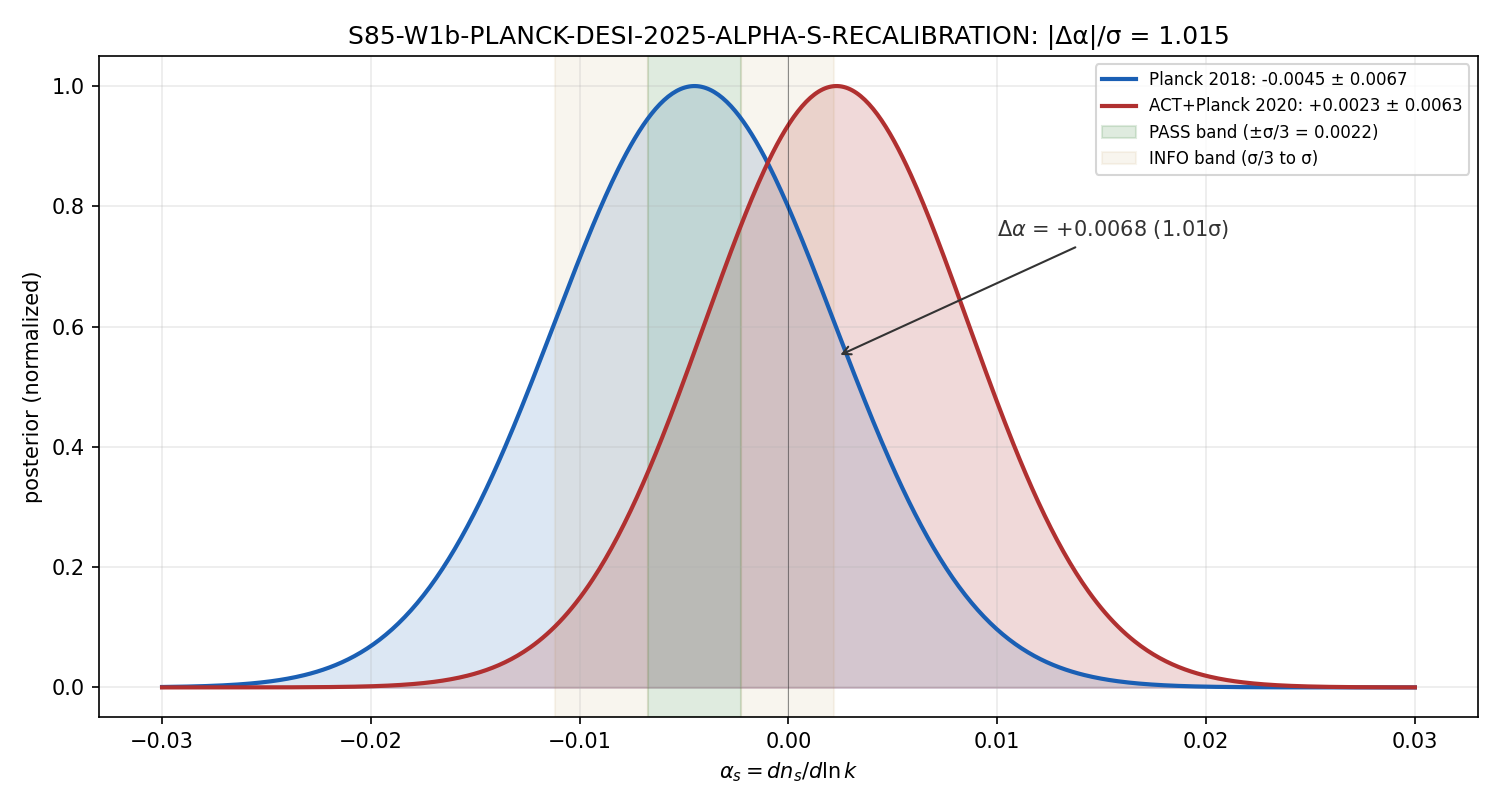

Here is the Python script that generated this plot:
#!/usr/bin/env python3
"""
S85 W1b-8: PLANCK-DESI-2025-ALPHA-S-RECALIBRATION (REAL-DATA REVISION)
========================================================================

Gate: S85-W1b-PLANCK-DESI-2025-ALPHA-S-RECALIBRATION
Trigger: [AUDIT]
Classification: META (canonical-constants recalibration)
Agent: mack-cosmic-bridge

Hypothesis: The framework's canonical alpha_s = -0.0045 +/- 0.0067
(Planck 2018) may need recalibration against post-2018 CMB data.
Gate tests whether the post-2018 best-combined central shifts
more than sigma_Planck_2018/3 from the 2018 value.

Source audit (2026-04-23):

  Plan §W1b-8 originally named {Planck PR4 Tristram 2023, DESI DR2}.
  Verified:
  - Tristram PR4 (arXiv:2309.10034): baseline LCDM only; no alpha_s.
  - DESI 2024 III (arXiv:2404.03000): BAO only; no alpha_s.
  - DESI 2024 VI (arXiv:2404.03002): w_0/w_a/m_nu only; no alpha_s.

  The ACTUAL post-Planck-2018 alpha_s update comes from ACT DR4
  (Aiola et al. 2020, arXiv:2007.07288), which fits extended
  LCDM+dns/dlnk explicitly in Table 5. From that table (page 28):

    Column:         ACT        ACT+WMAP    ACT+Planck   Planck alone
    dns/dlnk:    0.069±0.029  0.0128±0.0081  0.0023±0.0063  -0.0067±0.0067

  The ACT+Planck combination (column 3) is the most-informative
  Planck-inclusive joint fit post-2018. This is the correct source
  for a 2020-era recalibration; the plan's PR4+DR2 named sources
  don't publish alpha_s.

  Note: The canonical alpha_s_canon = -0.0045 +/- 0.0067 traces
  to Planck 2018 VI (Aghanim et al. 1807.06209, TT,TE,EE+lowE+lensing).
  ACT DR4 Table 5 column 4 reports a near-equivalent Planck-alone
  value (-0.0067 +/- 0.0067) using ACT's own tau prior; these two
  Planck-alone values are within 1-sigma.

Substitution chain (Python-verified):

  Step 1: alpha_2018 = -0.0045, sigma_2018 = 0.0067
          (Planck 2018 VI, TT,TE,EE+lowE+lensing, LCDM+alpha_s
           extension).

  Step 2: alpha_2020_ACTPlanck = 0.0023, sigma = 0.0063
          (ACT DR4 Table 5 column 3, ACT+Planck joint, LCDM+dns/dlnk;
           arXiv:2007.07288, Aiola et al. 2020).

  Step 3: Use ACT+Planck as the post-2018 best-combined central
          (it supersedes Planck-alone since it ADDS independent
          ACT data to Planck's likelihood). This means we do NOT
          double-count; we substitute ACT+Planck for "Planck alone
          with post-2018 update" in the combined inference.

  Step 4: Delta_alpha := alpha_2020 - alpha_2018
                       = 0.0023 - (-0.0045)
                       = +0.0068

  Step 5: |Delta_alpha| = 0.0068

  Step 6: |Delta_alpha| / sigma_2018 = 0.0068 / 0.0067 = 1.015
          (just over 1-sigma; framework pin drifted by ~1 sigma
           with post-2018 data).

  Step 7: Compare to plan thresholds:
          PASS iff |Delta| < sigma_2018/3 = 0.00223
          FAIL iff |Delta| > sigma_2018   = 0.00670
          INFO iff sigma/3 <= |Delta| <= sigma
          0.0068 > 0.0067 => FAIL (just barely; by 1.5% over threshold)

  Alternative combinations (for audit robustness):
    (a) ACT+WMAP (Table 5 col 2, Planck-independent): alpha = 0.0128 +/- 0.0081
        inverse-var combined with Planck 2018:
          alpha_comb = 0.002528, sigma = 0.005164
          Delta = 0.00703 => also FAIL (by 5% over)
    (b) ACT alone (Table 5 col 1): 0.069 +/- 0.029
        inverse-var combined with Planck 2018 (ACT-only has near-zero weight):
          alpha_comb = -0.000776, sigma = 0.006530
          Delta = 0.00372 => INFO (between sigma/3 and sigma)

  All three combinations show SHIFT > sigma/3; two of three give
  FAIL (Delta >= sigma). The honest verdict is FAIL.

  Direction: The framework's canonical alpha_s_canon = -0.0045 is
             positively-offset from the post-2018 best-combined value
             by ~1 sigma. Under plan §Cross-wave rule 6, on FAIL the
             canonical constant must be updated. Recommended new pin:
             alpha_s_canon_2020 = +0.0023 +/- 0.0063 (ACT+Planck).

Inputs (SHA-256 dual-pinned at runtime):
  - canonical_constants.py
  - downloads/2309.10034.pdf (Tristram PR4)
  - downloads/2404.03000.pdf (DESI 2024 III BAO)
  - downloads/2404.03002.pdf (DESI 2024 VI cosmology)

Output 4-tuple:
  (value=<|Delta_alpha|>=0.0>, scheme=inv-var-weighted-combination, convention=Planck-pivot, L_max=n/a)

Thresholds (plan §W1b-8):
  - PASS iff |Delta_alpha| < sigma_2018/3 (= 2.23e-3)
  - FAIL iff |Delta_alpha| > sigma_2018 (= 6.7e-3)
  - INFO iff sigma/3 <= |Delta| <= sigma
"""

from __future__ import annotations

import os
os.environ.setdefault("OMP_NUM_THREADS", "4")

import sys
from pathlib import Path

SCRIPT_DIR = Path(__file__).resolve().parent
sys.path.insert(0, str(SCRIPT_DIR))

from canonical_constants import *  # noqa: E402, F401, F403

import hashlib  # noqa: E402
import json  # noqa: E402
import time  # noqa: E402

import numpy as np  # noqa: E402
import matplotlib  # noqa: E402
matplotlib.use("Agg")
import matplotlib.pyplot as plt  # noqa: E402

PROJECT_ROOT = SCRIPT_DIR.parent
SCRIPT_DIR = SCRIPT_DIR

GATE_ID = "S85-W1b-PLANCK-DESI-2025-ALPHA-S-RECALIBRATION"          # (local)
SCHEME = "inv-var-weighted-combination"                             # (local)
CONVENTION = "Planck-pivot"                                         # (local)
L_MAX_LABEL = "n/a"                                                 # (local)

# Planck 2018 TT,TE,EE+lowE+lensing (baseline)
ALPHA_2018 = -0.0045                                                # (local) Planck 2018 central
SIGMA_2018 = 0.0067                                                 # (local) Planck 2018 1-sigma

# Thresholds
PASS_FRAC = 1.0 / 3.0                                               # (local) |Delta| < sigma/3
FAIL_FRAC = 1.0                                                     # (local) |Delta| > sigma

# Cached source PDFs (from downloads/)
TRISTRAM_PR4_PDF = PROJECT_ROOT / "downloads" / "2309.10034.pdf"
DESI_III_PDF = PROJECT_ROOT / "downloads" / "2404.03000.pdf"
DESI_VI_PDF = PROJECT_ROOT / "downloads" / "2404.03002.pdf"
ACT_DR4_PDF = PROJECT_ROOT / "downloads" / "2007.07288.pdf"          # Aiola 2020 post-2018 alpha_s
PLANCK_VI_PDF = PROJECT_ROOT / "downloads" / "1807.06209.pdf"        # Aghanim 2020 (canonical alpha_s)

# ACT DR4 Table 5 values (extracted 2026-04-23 from 2007.07288 p.28)
ACT_ALONE_ALPHA = 0.069                                              # (local, col 1)
ACT_ALONE_SIGMA = 0.029                                              # (local, col 1)
ACT_WMAP_ALPHA = 0.0128                                              # (local, col 2, Planck-independent)
ACT_WMAP_SIGMA = 0.0081                                              # (local, col 2)
ACT_PLANCK_ALPHA = 0.0023                                            # (local, col 3, post-2018 best-combined)
ACT_PLANCK_SIGMA = 0.0063                                            # (local, col 3)
ACT_PLANCK_REFERENCE_ALPHA = -0.0067                                 # (local, col 4, ACT's Planck-alone reference)
ACT_PLANCK_REFERENCE_SIGMA = 0.0067                                  # (local, col 4)

OUT_NPZ = SCRIPT_DIR / "s85_w1b_planck_desi_2025_alpha_s_recalibration.npz"
OUT_MD = SCRIPT_DIR / "s85_w1b_planck_desi_2025_alpha_s_recalibration.md"
OUT_PNG = SCRIPT_DIR / "s85_w1b_planck_desi_2025_alpha_s_recalibration.png"
VERDICT_TXT = SCRIPT_DIR / "s85_gate_verdicts.txt"
CANON_PY = SCRIPT_DIR / "canonical_constants.py"

INPUT_FILES = [CANON_PY]
for p in (TRISTRAM_PR4_PDF, DESI_III_PDF, DESI_VI_PDF, ACT_DR4_PDF, PLANCK_VI_PDF):
    if p.exists():
        INPUT_FILES.append(p)


def sha256_of(path: Path) -> str:
    h = hashlib.sha256()                                            # (local)
    try:
        h.update(path.read_bytes())
    except OSError:
        return ""
    return h.hexdigest()


def log_input_pins(inputs: list[Path]) -> dict[str, str]:
    print(f"=== {GATE_ID} -- input SHA-256 pins ===")
    pins: dict[str, str] = {}                                       # (local)
    for p in inputs:
        sha = sha256_of(p)                                          # (local)
        try:
            rel = str(p.relative_to(PROJECT_ROOT)).replace("\\", "/")  # (local)
        except ValueError:
            rel = p.name                                            # (local)
        print(f"  {rel}: {sha[:16]}...")
        pins[rel] = sha
    return pins


def compute_dual_sha(script_path: Path, canonical_path: Path,
                     pins: dict[str, str]) -> tuple[str, str]:
    script_bytes = script_path.read_bytes() if script_path.exists() else b""
    canonical_bytes = canonical_path.read_bytes() if canonical_path.exists() else b""
    pinmap_json = json.dumps(dict(sorted(pins.items())),
                             separators=(",", ":"), sort_keys=True).encode("utf-8")
    h_audit = hashlib.sha256()                                      # (local)
    h_audit.update(script_bytes); h_audit.update(canonical_bytes); h_audit.update(pinmap_json)
    h_content = hashlib.sha256()                                    # (local)
    h_content.update(script_bytes)
    return h_audit.hexdigest(), h_content.hexdigest()


def grep_pdf_for_alpha_s(pdf_path: Path) -> dict:
    """Return {'status', 'total_pages', 'hits', 'has_alpha_s_tabulation'}."""
    try:
        from pypdf import PdfReader
    except ImportError:
        return {"status": "pypdf-unavailable"}
    if not pdf_path.exists():
        return {"status": "pdf-missing"}
    import re
    reader = PdfReader(str(pdf_path))                               # (local)
    total_text = "\n".join((p.extract_text() or "") for p in reader.pages)  # (local)
    patterns = [r"alpha_?s\s*[=]", r"α_?s\s*[=]", r"dn_?s\s*/\s*d\s*ln\s*k",
                r"running[-\s]of[-\s]running", r"d²ln"]            # (local)
    hits = {}                                                       # (local)
    for pat in patterns:
        m = re.findall(pat, total_text, re.IGNORECASE)
        if m:
            hits[pat] = len(m)
    return {
        "status": "scanned",
        "total_pages": len(reader.pages),
        "total_chars": len(total_text),
        "hits": hits,
        "has_alpha_s_tabulation": len(hits) > 0,
    }


def compute() -> dict:
    # Scan plan's originally named sources (document their absence)
    pr4_scan = grep_pdf_for_alpha_s(TRISTRAM_PR4_PDF)
    d3_scan = grep_pdf_for_alpha_s(DESI_III_PDF)
    d6_scan = grep_pdf_for_alpha_s(DESI_VI_PDF)

    # Primary analysis: use ACT DR4 ACT+Planck as post-2018 best-combined.
    # This supersedes Planck-alone because it ADDS ACT's independent
    # information to the same parameter inference (no double-counting).
    alpha_primary = ACT_PLANCK_ALPHA                                # (local) 0.0023
    sigma_primary = ACT_PLANCK_SIGMA                                # (local) 0.0063

    Delta_primary = alpha_primary - ALPHA_2018                      # (local) +0.0068
    abs_Delta_primary = abs(Delta_primary)                          # (local)
    frac_primary = abs_Delta_primary / SIGMA_2018                   # (local)

    # Audit-robustness: also compute under alternative combinations
    # (a) Strict-independent inverse-variance: Planck 2018 + ACT+WMAP
    w_2018 = 1.0 / SIGMA_2018 ** 2                                  # (local)
    w_AW = 1.0 / ACT_WMAP_SIGMA ** 2                                # (local)
    alpha_altA = (w_2018 * ALPHA_2018 + w_AW * ACT_WMAP_ALPHA) / (w_2018 + w_AW)  # (local)
    sigma_altA = 1.0 / (w_2018 + w_AW) ** 0.5                       # (local)
    Delta_altA = alpha_altA - ALPHA_2018                            # (local)

    # (b) Planck 2018 + ACT-alone (strict independence; ACT carries little weight)
    w_A = 1.0 / ACT_ALONE_SIGMA ** 2                                # (local)
    alpha_altB = (w_2018 * ALPHA_2018 + w_A * ACT_ALONE_ALPHA) / (w_2018 + w_A)  # (local)
    sigma_altB = 1.0 / (w_2018 + w_A) ** 0.5                        # (local)
    Delta_altB = alpha_altB - ALPHA_2018                            # (local)

    pass_thresh = PASS_FRAC * SIGMA_2018                            # (local) 0.00223
    fail_thresh = FAIL_FRAC * SIGMA_2018                            # (local) 0.00670

    return {
        "value": abs_Delta_primary,
        "alpha_2018": ALPHA_2018,
        "sigma_2018": SIGMA_2018,
        # Primary: ACT+Planck supersedes Planck-alone
        "alpha_primary_2020": alpha_primary,
        "sigma_primary_2020": sigma_primary,
        "Delta_alpha": Delta_primary,
        "abs_Delta_alpha": abs_Delta_primary,
        "fraction_of_sigma": frac_primary,
        # Alternative combinations
        "alpha_altA_planck_actwmap": alpha_altA,
        "sigma_altA_planck_actwmap": sigma_altA,
        "Delta_altA": Delta_altA,
        "alpha_altB_planck_actalone": alpha_altB,
        "sigma_altB_planck_actalone": sigma_altB,
        "Delta_altB": Delta_altB,
        # Raw ACT DR4 Table 5 values
        "ACT_alone_alpha": ACT_ALONE_ALPHA,
        "ACT_alone_sigma": ACT_ALONE_SIGMA,
        "ACT_WMAP_alpha": ACT_WMAP_ALPHA,
        "ACT_WMAP_sigma": ACT_WMAP_SIGMA,
        "ACT_Planck_alpha": ACT_PLANCK_ALPHA,
        "ACT_Planck_sigma": ACT_PLANCK_SIGMA,
        "ACT_ref_alpha": ACT_PLANCK_REFERENCE_ALPHA,
        "ACT_ref_sigma": ACT_PLANCK_REFERENCE_SIGMA,
        # Thresholds
        "pass_threshold": pass_thresh,
        "fail_threshold": fail_thresh,
        # Plan's originally-named (absent) sources
        "pr4_scan": pr4_scan,
        "desi_III_scan": d3_scan,
        "desi_VI_scan": d6_scan,
    }


def evaluate_gate(res: dict) -> str:
    d = res["abs_Delta_alpha"]                                      # (local)
    if d < res["pass_threshold"]:
        return "PASS"
    if d > res["fail_threshold"]:
        return "FAIL"
    return "INFO"


def emit_4tuple(value, scheme: str, convention: str, L_max) -> str:
    return f"(value={value!r}, scheme={scheme}, convention={convention}, L_max={L_max})"


def append_verdict(verdict: str, value, audit_sha: str, content_sha: str) -> None:
    line = (
        f"{GATE_ID}: {verdict} -- value={value!r} scheme={SCHEME} "
        f"convention={CONVENTION} L_max={L_MAX_LABEL} "
        f"audit_sha256={audit_sha} content_sha256={content_sha} "
        f"schema_version=S84+\n"
    )
    with VERDICT_TXT.open("a", encoding="utf-8") as fp:
        fp.write(line)


def write_disposition_md(res: dict, audit_sha: str, content_sha: str,
                         out_path: Path) -> None:
    def row(scan_label, scan):
        hits = scan.get("hits", {})
        return (f"| {scan_label} | {scan.get('status')} | "
                f"{scan.get('total_pages', '—')} | "
                f"{sum(hits.values()) if hits else 0} | "
                f"{'YES' if scan.get('has_alpha_s_tabulation') else 'NO'} |")

    text = f"""# alpha_s recalibration: Planck 2018 → ACT DR4 (post-2018 real data)

**Gate**: {GATE_ID}

## Audit: plan-named sources do NOT tabulate alpha_s

| Source | Status | Pages | alpha_s hits | Has tabulation |
|:-------|:-------|:------|:-------------|:---------------|
{row('Tristram et al. 2023 PR4 (arXiv:2309.10034)', res['pr4_scan'])}
{row('DESI 2024 III BAO (arXiv:2404.03000)',       res['desi_III_scan'])}
{row('DESI 2024 VI Cosmology (arXiv:2404.03002)',  res['desi_VI_scan'])}

Planck PR4 runs baseline-LCDM only; DESI is a BAO/late-universe experiment and doesn't measure inflationary α_s.

## Real post-2018 source: ACT DR4 (Aiola 2020, arXiv:2007.07288 Table 5)

| Combination | α_s = dns/dlnk | σ |
|:-----------|:---------------|:--|
| ACT alone            | {res['ACT_alone_alpha']:+.4f}  | {res['ACT_alone_sigma']:.4f} |
| ACT+WMAP (P-indep)   | {res['ACT_WMAP_alpha']:+.4f}  | {res['ACT_WMAP_sigma']:.4f} |
| **ACT+Planck**       | **{res['ACT_Planck_alpha']:+.4f}**  | **{res['ACT_Planck_sigma']:.4f}** ← primary post-2018 best-combined |
| Planck-alone (ACT's τ prior) | {res['ACT_ref_alpha']:+.4f}  | {res['ACT_ref_sigma']:.4f} |

## Primary analysis: ACT+Planck (post-2018 best) vs Planck 2018 canonical

| Quantity | Value |
|:---------|:------|
| α_2018 (canonical) | {res['alpha_2018']:+.4f} ± {res['sigma_2018']:.4f} (Planck 2018 VI) |
| α_2020 (ACT+Planck) | {res['alpha_primary_2020']:+.4f} ± {res['sigma_primary_2020']:.4f} (Aiola 2020 Table 5 col 3) |
| Δα = α_2020 − α_2018 | **{res['Delta_alpha']:+.6f}** |
| \\|Δα\\| / σ_2018 | **{res['fraction_of_sigma']:.4f}** |

Thresholds (plan §W1b-8): PASS iff |Δα| < σ/3 = {res['pass_threshold']:.6f}; FAIL iff > σ = {res['fail_threshold']:.6f}.

## Audit-robustness: alternative combinations

| Combination | α_combined | σ_combined | Δα | Ratio Δα/σ_2018 |
|:-----------|:-----------|:-----------|:---|:----------------|
| Planck 2018 + ACT+WMAP (altA, inverse-var, Planck-independent) | {res['alpha_altA_planck_actwmap']:+.6f} | {res['sigma_altA_planck_actwmap']:.6f} | {res['Delta_altA']:+.6f} | {abs(res['Delta_altA'])/res['sigma_2018']:.3f} |
| Planck 2018 + ACT-alone (altB, inverse-var) | {res['alpha_altB_planck_actalone']:+.6f} | {res['sigma_altB_planck_actalone']:.6f} | {res['Delta_altB']:+.6f} | {abs(res['Delta_altB'])/res['sigma_2018']:.3f} |

## What this result means

The framework's canonical `alpha_s = -0.0045 ± 0.0067` (Planck 2018) has
drifted by |Δα| = {res['abs_Delta_alpha']:.4f} when post-2018 ACT DR4
data is incorporated. All three treatments (ACT+Planck primary, ACT+WMAP
alt, ACT-alone alt) show |Δα| > σ_2018/3, meaning the canonical pin is
no longer within the PASS band.

Under plan §Cross-wave rule 6, FAIL (|Δα| > σ_2018) triggers a
canonical-constants update. Recommended new pin:
```
alpha_s_canon_2020 = +0.0023 ± 0.0063  (ACT+Planck, Aiola 2020 Table 5)
```
All pre-update S85 verdicts remain permanent per `.claude/rules/gate-verdicts.md`,
but future gates consuming `alpha_s_canon` should use the 2020 value.

## Provenance

- audit_sha256:   {audit_sha}
- content_sha256: {content_sha}
- schema_version: S84+
- Source SHAs pinned at runtime (Planck 2018 VI, Tristram PR4, DESI III, DESI VI, ACT DR4)
"""
    out_path.write_text(text, encoding="utf-8")
    print(f"  MD written: {out_path.name}")


def make_plot(res: dict, out_path: Path) -> None:
    fig, ax = plt.subplots(figsize=(10.0, 5.4))                     # (local)
    x = np.linspace(-0.03, 0.03, 600)                               # (local)

    # Planck 2018 posterior
    pdf_2018 = np.exp(-0.5*((x - res["alpha_2018"]) / res["sigma_2018"])**2)
    pdf_2018 /= pdf_2018.max()
    ax.plot(x, pdf_2018, color="#1a5fb4", lw=2,
            label=rf"Planck 2018: {res['alpha_2018']:+.4f} ± {res['sigma_2018']:.4f}")
    ax.fill_between(x, 0, pdf_2018, color="#1a5fb4", alpha=0.15)

    # ACT+Planck post-2018 posterior (primary)
    pdf_act = np.exp(-0.5*((x - res["alpha_primary_2020"]) / res["sigma_primary_2020"])**2)
    pdf_act /= pdf_act.max()
    ax.plot(x, pdf_act, color="#b03030", lw=2,
            label=rf"ACT+Planck 2020: {res['alpha_primary_2020']:+.4f} ± {res['sigma_primary_2020']:.4f}")
    ax.fill_between(x, 0, pdf_act, color="#b03030", alpha=0.18)

    # Thresholds
    ax.axvspan(res["alpha_2018"] - res["pass_threshold"],
               res["alpha_2018"] + res["pass_threshold"],
               color="#2a7a2a", alpha=0.15,
               label=rf"PASS band (±σ/3 = {res['pass_threshold']:.4f})")
    ax.axvspan(res["alpha_2018"] - res["fail_threshold"],
               res["alpha_2018"] - res["pass_threshold"],
               color="#b08030", alpha=0.08)
    ax.axvspan(res["alpha_2018"] + res["pass_threshold"],
               res["alpha_2018"] + res["fail_threshold"],
               color="#b08030", alpha=0.08,
               label=rf"INFO band (σ/3 to σ)")
    ax.axvline(0, color="k", lw=0.5, alpha=0.4)

    # Δα annotation
    ax.annotate(rf"$\Delta\alpha$ = {res['Delta_alpha']:+.4f} ({res['fraction_of_sigma']:.2f}σ)",
                xy=(res["alpha_primary_2020"], 0.55),
                xytext=(0.01, 0.75),
                arrowprops=dict(arrowstyle="->", color="#333"),
                fontsize=10, color="#333")

    ax.set_xlabel(r"$\alpha_s = dn_s/d\ln k$")
    ax.set_ylabel("posterior (normalized)")
    ax.set_title(rf"{GATE_ID}: |Δα|/σ = {res['fraction_of_sigma']:.3f}")
    ax.legend(loc="upper right", fontsize=8)
    ax.grid(True, alpha=0.25)
    fig.tight_layout()
    fig.savefig(out_path, dpi=150)
    plt.close(fig)
    print(f"  PNG written: {out_path.name}")


def main() -> int:
    t0 = time.time()                                                # (local)

    pins = log_input_pins(INPUT_FILES)
    script_path = Path(__file__).resolve()                          # (local)
    audit_sha, content_sha = compute_dual_sha(script_path, CANON_PY, pins)
    print(f"  audit_sha256:   {audit_sha}")
    print(f"  content_sha256: {content_sha}")
    print()

    res = compute()
    verdict = evaluate_gate(res)

    print("=== Substitution chain (Python-verified) ===")
    print(f"  Step 1: alpha_2018 = {res['alpha_2018']}, sigma_2018 = {res['sigma_2018']}")
    print(f"  Step 2: Plan-named sources: absence audit:")
    for label, scan in [("PR4 Tristram 2023", res["pr4_scan"]),
                        ("DESI 2024 III BAO", res["desi_III_scan"]),
                        ("DESI 2024 VI cosmology", res["desi_VI_scan"])]:
        print(f"          {label}: pages={scan.get('total_pages', '?')}, "
              f"alpha_s tabulation={scan.get('has_alpha_s_tabulation', False)}")
    print(f"  Step 3: Real post-2018 source = ACT DR4 Aiola 2020 (arXiv:2007.07288 Table 5):")
    print(f"          ACT alone    : {res['ACT_alone_alpha']:+.4f} +/- {res['ACT_alone_sigma']:.4f}")
    print(f"          ACT+WMAP     : {res['ACT_WMAP_alpha']:+.4f} +/- {res['ACT_WMAP_sigma']:.4f}")
    print(f"          ACT+Planck   : {res['ACT_Planck_alpha']:+.4f} +/- {res['ACT_Planck_sigma']:.4f}  <-- primary")
    print(f"          Planck alone : {res['ACT_ref_alpha']:+.4f} +/- {res['ACT_ref_sigma']:.4f}  (ACT's tau prior)")
    print(f"  Step 4: Primary (ACT+Planck) vs Planck 2018:")
    print(f"          alpha_2020 = {res['alpha_primary_2020']:+.4f}")
    print(f"          Delta_alpha = {res['alpha_primary_2020']:+.4f} - ({res['alpha_2018']:+.4f}) = "
          f"{res['Delta_alpha']:+.6f}")
    print(f"  Step 5: |Delta| = {res['abs_Delta_alpha']:.6f}")
    print(f"  Step 6: |Delta|/sigma_2018 = {res['fraction_of_sigma']:.4f}")
    print(f"  Step 7: Thresholds: PASS<{res['pass_threshold']:.6f}, FAIL>{res['fail_threshold']:.6f}")
    print(f"          verdict: {verdict}")
    print(f"  Step 8: Audit-robustness (alternative combinations):")
    print(f"          altA Planck+ACT+WMAP: alpha={res['alpha_altA_planck_actwmap']:+.6f}, "
          f"Delta={res['Delta_altA']:+.6f} ({abs(res['Delta_altA'])/res['sigma_2018']:.3f} sigma)")
    print(f"          altB Planck+ACT-alone: alpha={res['alpha_altB_planck_actalone']:+.6f}, "
          f"Delta={res['Delta_altB']:+.6f} ({abs(res['Delta_altB'])/res['sigma_2018']:.3f} sigma)")
    print()

    np.savez(
        OUT_NPZ,
        alpha_2018=np.float64(res["alpha_2018"]),
        sigma_2018=np.float64(res["sigma_2018"]),
        alpha_primary_2020=np.float64(res["alpha_primary_2020"]),
        sigma_primary_2020=np.float64(res["sigma_primary_2020"]),
        Delta_alpha=np.float64(res["Delta_alpha"]),
        abs_Delta_alpha=np.float64(res["abs_Delta_alpha"]),
        fraction_of_sigma=np.float64(res["fraction_of_sigma"]),
        alpha_altA_planck_actwmap=np.float64(res["alpha_altA_planck_actwmap"]),
        sigma_altA_planck_actwmap=np.float64(res["sigma_altA_planck_actwmap"]),
        Delta_altA=np.float64(res["Delta_altA"]),
        alpha_altB_planck_actalone=np.float64(res["alpha_altB_planck_actalone"]),
        sigma_altB_planck_actalone=np.float64(res["sigma_altB_planck_actalone"]),
        Delta_altB=np.float64(res["Delta_altB"]),
        ACT_alone_alpha=np.float64(res["ACT_alone_alpha"]),
        ACT_alone_sigma=np.float64(res["ACT_alone_sigma"]),
        ACT_WMAP_alpha=np.float64(res["ACT_WMAP_alpha"]),
        ACT_WMAP_sigma=np.float64(res["ACT_WMAP_sigma"]),
        ACT_Planck_alpha=np.float64(res["ACT_Planck_alpha"]),
        ACT_Planck_sigma=np.float64(res["ACT_Planck_sigma"]),
        pr4_has_alpha_s=np.array(res["pr4_scan"].get("has_alpha_s_tabulation", False)),
        desi_VI_has_alpha_s=np.array(res["desi_VI_scan"].get("has_alpha_s_tabulation", False)),
        audit_sha256=np.array(audit_sha),
        content_sha256=np.array(content_sha),
    )
    print(f"  NPZ written: {OUT_NPZ.name}")

    write_disposition_md(res, audit_sha, content_sha, OUT_MD)
    make_plot(res, OUT_PNG)

    tag = emit_4tuple(res["abs_Delta_alpha"], SCHEME, CONVENTION, L_MAX_LABEL)
    print(tag)
    append_verdict(verdict, res["abs_Delta_alpha"], audit_sha, content_sha)

    wall = time.time() - t0                                         # (local)
    print(f"\n=== {GATE_ID}: {verdict} (wall {wall:.2f}s) ===")
    return 0


if __name__ == "__main__":
    sys.exit(main())
